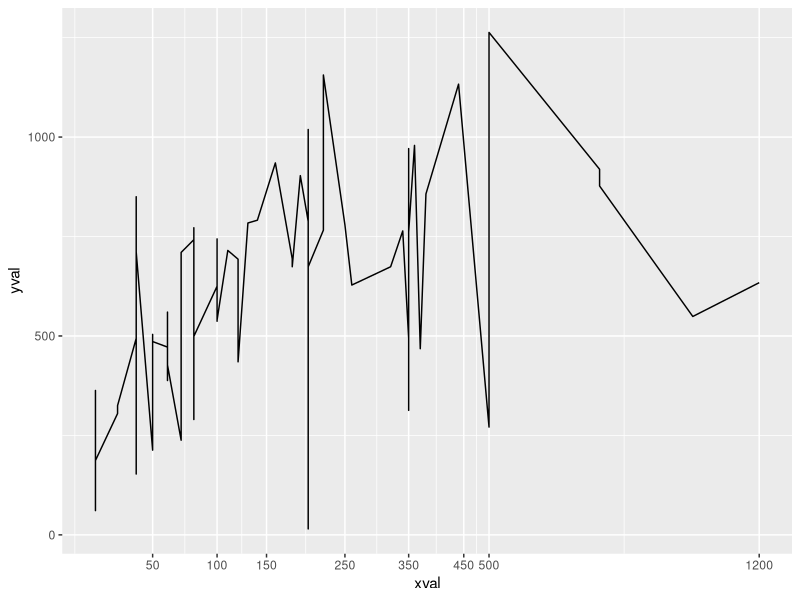
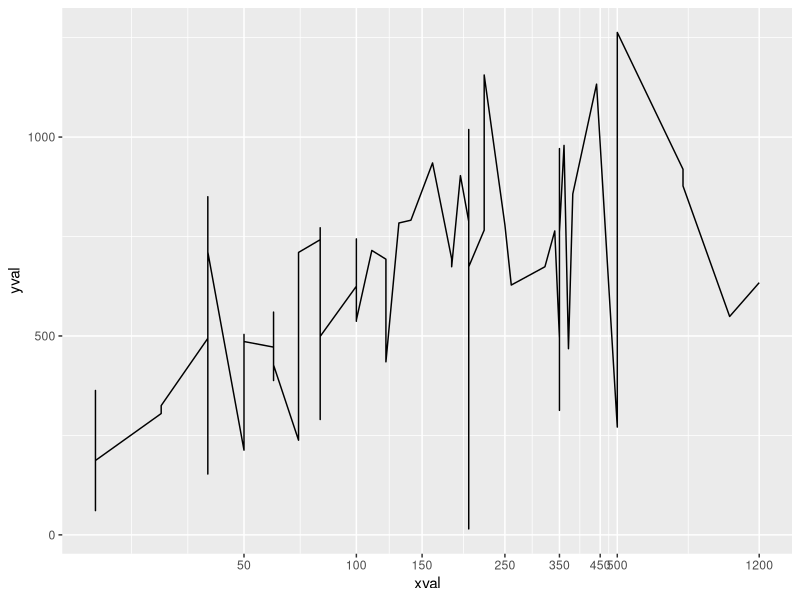
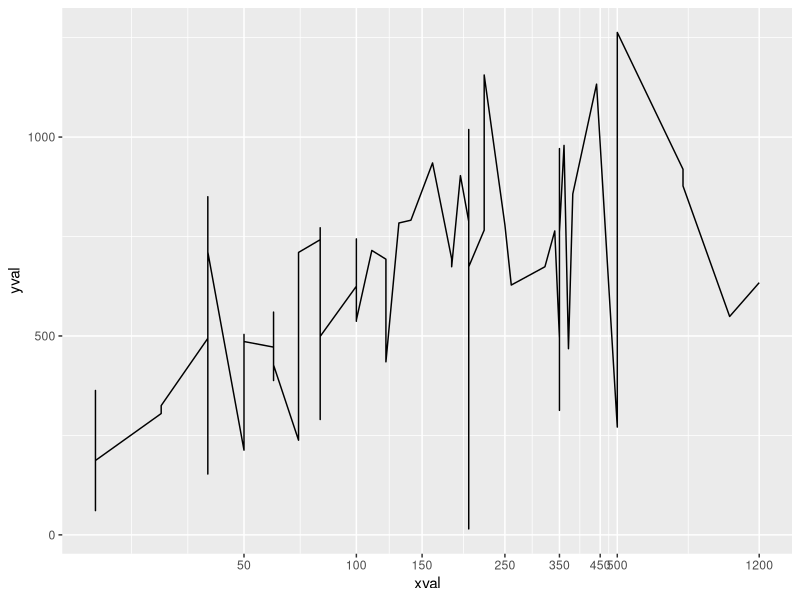

Reproduce these figures in R, in order.
library(tidyverse)
tbl <- structure(list(yval = c(742, 494, 919, 625, 124, 788, 583, 213, 715, 363, 15, 313, 472, 559, 314, 494, 388, 735, 242, 153, 884, 504, 267, 454, 325, 305, 746, 628, 549, 345, 327, 230, 271, 486, 971, 979, 857, 779, 394, 903, 585, 238, 702, 850, 611, 710, 694, 674, 1133, 468, 784, 634, 234, 61, 325, 505, 693, 1019, 766, 435, 407, 772, 925, 877, 187, 290, 782, 674, 1263, 1156, 935, 499, 791, 797, 537, 308, 761, 744, 674, 764, 560, 805, 540, 427, 711), xval = c(80, 350, 750, 100, 20, 200, 350, 50, 110, 20, 200, 350, 60, 100, 20, 40, 60, 100, 20, 40, 350, 50, 20, 40, 50, 30, 40, 260, 1000, 200, 200, 200, 500, 50, 350, 360, 380, 250, 60, 190, 40, 70, 70, 40, 40, 70, 180, 180, 440, 370, 130, 1200, 20, 20, 30, 80, 120, 200, 220, 120, 40, 80, 350, 750, 20, 80, 200, 320, 500, 220, 160, 80, 140, 350, 100, 40, 350, 100, 200, 340, 60, 40, 100, 60, 40)), .Names = c("yval", "xval"), row.names = c(NA, -85L), class = c("tbl_df", "tbl", "data.frame"))

ggplot(tbl) +
  geom_line(aes(x = xval, y = yval)) +
  scale_x_continuous(trans = "sqrt", breaks = c(0,50,100,150,250,350,450,500,1200))

ggplot(tbl) +
  geom_line(aes(x = xval, y = yval)) +
  scale_x_continuous(trans = "log2", breaks = c(0,50,100,150,250,350,450,500,1200))

ggplot(tbl) +
  geom_line(aes(x = xval, y = yval)) +
  scale_x_continuous(trans = "log10", breaks = c(0,50,100,150,250,350,450,500,1200))
